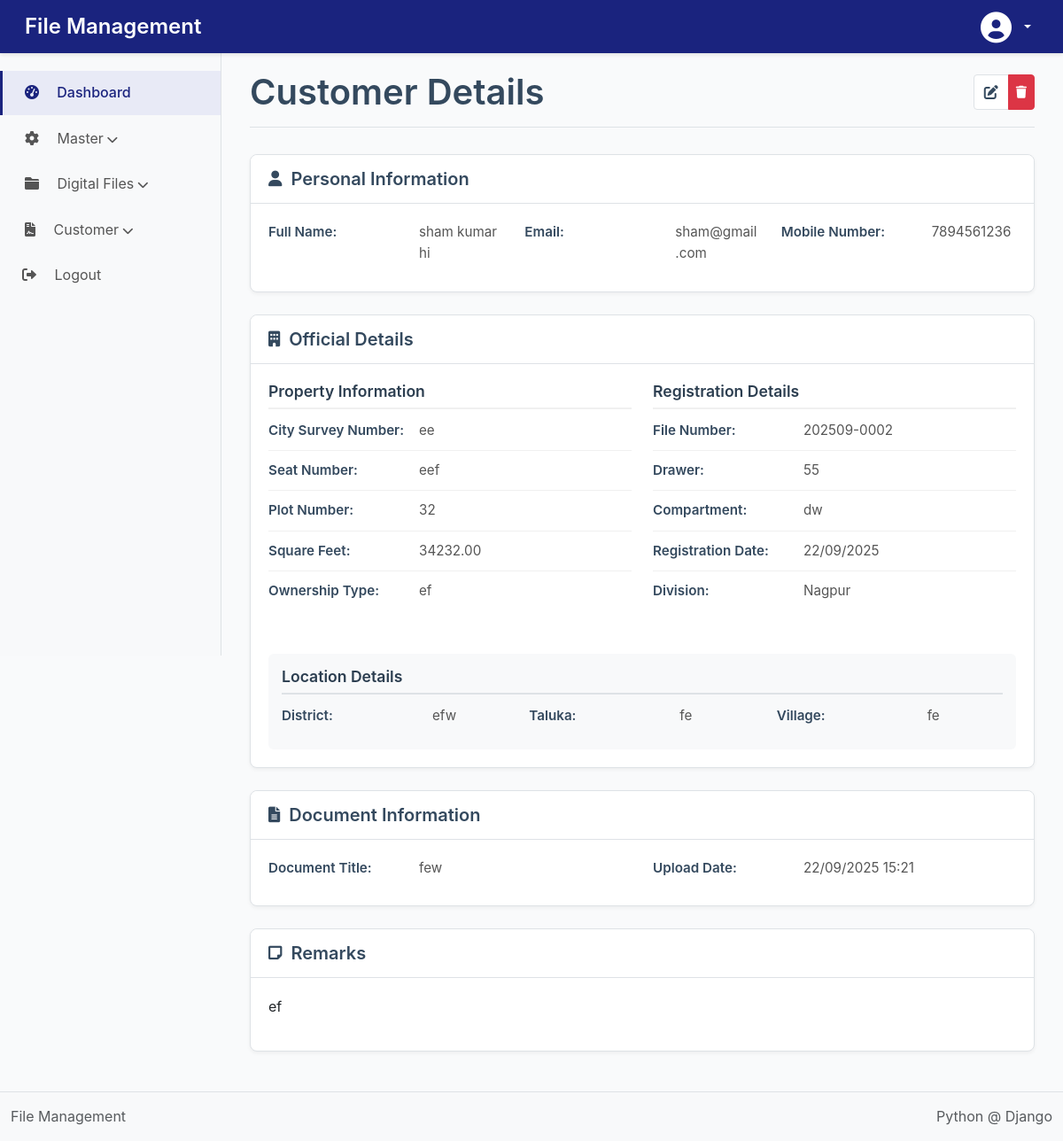
Screenshot of /2/ (signed in) with the database file from the repository.
### management/models.py (models this page shows, shortened)
class RevenueSite(models.Model):
    nagar_bhumapan_kramank = models.CharField(
        _('नगर भूमापन क्रमांक / City Survey Number'),
        max_length=100
    )
    seat_no = models.CharField(
        _('सीट क्रमांक / Seat Number'),
        max_length=50
    )
    plot_no = models.CharField(
        _('प्लॉट क्रमांक / Plot Number'),
        max_length=50
    )
    square_feet = models.DecimalField(
        _('चौरस फुट / Square Feet'),
        max_digits=10,
        decimal_places=2
    )
    dharna_dhikhar = models.CharField(
        _('धरणा धिकार / Ownership Type'),
        max_length=100
    )
    file_no = models.CharField(
        _('फाईल क्रमांक / File Number'),
        max_length=50,
        unique=True,
        blank=True,  # Allow blank as we'll generate it automatically
        null=True
    )
    registration_date = models.DateField(
        _('नोंदणी तारीख / Registration Date'),
        auto_now_add=True
    )
    remarks = models.TextField(
        _('टिप्पण्या / Remarks'),
        blank=True,
        null=True
    )
    division = models.CharField(
        _('विभाग / Division'),
        max_length=50, null=True, blank=True,
        choices=CustomUser.DIVISION_CHOICES
    )
    district = models.CharField(
        _('जिल्हा / District'),
        max_length=100
    )
    taluka = models.CharField(
        _('तालुका / Taluka'),
        max_length=100
    )
    village = models.CharField(
        _('गाव / Village'),
        max_length=100
    )
    full_name = models.CharField(
        _('पूर्ण नाव / Full Name'),
        max_length=150
    )
    email = models.EmailField(
        _('ईमेल / Email')
    )
    mobile_number = models.CharField(
        _('मोबाइल नंबर / Mobile Number'),
        max_length=15
    )
    created_by = models.ForeignKey(
        CustomUser,
        on_delete=models.SET_NULL,
        null=True,
        related_name='created_sites'
    )
    last_updated = models.DateTimeField(
        _('अंतिम अद्यतन / Last Updated'),
        auto_now=True
    )
    document_title = models.CharField(
        _('दस्तऐवजाचे शीर्षक / Document Title'),
        max_length=200,
        blank=True,
        null=True
    )
    document_file = models.FileField(
        _('फाइल / File'),
        upload_to='documents/revenue_sites/',
        blank=True,
        null=True
    )
    document_uploaded_at = models.DateTimeField(
        _('अपलोड तारीख / Upload Date'),
        auto_now_add=True,
        blank=True,
        null=True
    )
    ward = models.ForeignKey(
        'MasterWard',
        on_delete=models.SET_NULL,
        null=True,
        blank=True,
        verbose_name=_('वार्ड / Ward')
    )
    drawer = models.ForeignKey(
        'MasterDrawer',
        on_delete=models.SET_NULL,
        null=True,
        blank=True,
        verbose_name=_('ड्रॉवर / Drawer')
    )
    compartment = models.ForeignKey(
        'Compartment',
        on_delete=models.SET_NULL,
        null=True,
        blank=True,
        verbose_name=_('कंपार्टमेंट / Compartment')
    )
    pdf_password = models.CharField(_('PDF Password'),max_length=8,blank=True,null=True,)
    class Meta:
        verbose_name = _('रेव्हेन्यू साइट / Revenue Site')
        verbose_name_plural = _('रेव्हेन्यू साइट्स / Revenue Sites')

class MasterDrawer(models.Model):
    drawer_number = models.CharField(max_length=50, unique=True, verbose_name="Drawer Number")
    description = models.TextField(blank=True, null=True, verbose_name="Description")
    created_at = models.DateTimeField(auto_now_add=True)
    updated_at = models.DateTimeField(auto_now=True)
    class Meta:
        verbose_name = "Master Drawer"
        verbose_name_plural = "Master Drawers"
        ordering = ['drawer_number']

class Compartment(models.Model):
    drawer = models.ForeignKey(MasterDrawer, on_delete=models.CASCADE, related_name='compartments', verbose_name="Drawer")
    compartment_number = models.CharField(max_length=50, verbose_name="Compartment Number")
    description = models.TextField(blank=True, null=True, verbose_name="Description")
    created_at = models.DateTimeField(auto_now_add=True)
    updated_at = models.DateTimeField(auto_now=True)
    class Meta:
        verbose_name = "Compartment"
        verbose_name_plural = "Compartments"
        unique_together = ('drawer', 'compartment_number')
        ordering = ['drawer', 'compartment_number']

### management/views.py (the view, shortened to what this page needs)
# urls.py: path('<int:pk>/', RevenueSiteDetailView.as_view(), name='detail'),
class RevenueSiteDetailView(LoginRequiredMixin, DetailView):
    model = RevenueSite
    template_name = 'revenue_sites/detail.html'
    context_object_name = 'object'  # Change from 'site' to 'object' to match your template
    def get_context_data(self, **kwargs):
        context = super().get_context_data(**kwargs)
        revenue_site = self.object
        documents = []
        if revenue_site.document_file:
            doc_path = revenue_site.document_file.path
            meta_path = doc_path + '.meta.json'
        context['documents'] = documents
        return context

### management/templates/revenue_sites/detail.html (shortened to what this page needs)
{% extends 'bases.html' %}
{% load i18n %}
{% load static %}
{% block content %}
<link rel="stylesheet" href="{% static 'appcss/detail.css' %}">
<div class="container-fluid">
    <div class="row">
        <div class="col-12">
            <div class="page-header">
                <h1>{% trans 'Customer Details' %}</h1>
                <div class="btn-group">
                    <a href="{% url 'update' object.pk %}" class="btn btn-primary btn-icon-only" data-tooltip="{% trans 'Edit' %}">
                        <i class="fas fa-edit"></i>
                    </a>
                    <button class="btn btn-sm btn-danger delete-revenuesite"
                                data-site-id="{{ site.pk }}"
                                data-site-name="{{ site.full_name }}"
                                title="{% trans 'Delete' %}">
                            <i class="fas fa-trash"></i>
                    </button>
                </div>
            </div>
        </div>
    </div>
    <div class="row">
        <div class="col-12">
            <div class="card info-card">
                <div class="card-header">
                    <h3><i class="fas fa-user"></i> {% trans 'Personal Information' %}</h3>
                </div>
                <div class="card-body">
                    <div class="row">
                        <div class="col-md-4">
                            <div class="info-item">
                                <label>{% trans 'Full Name' %}:</label>
                                <span>{{ object.full_name }}</span>
                            </div>
                        </div>
                        <div class="col-md-4">
                            <div class="info-item">
                                <label>{% trans 'Email' %}:</label>
                                <span>{{ object.email }}</span>
                            </div>
                        </div>
                        <div class="col-md-4">
                            <div class="info-item">
                                <label>{% trans 'Mobile Number' %}:</label>
                                <span>{{ object.mobile_number }}</span>
                            </div>
                        </div>
                    </div>
                </div>
            </div>
        </div>
    </div>
    <div class="row">
        <div class="col-12">
            <div class="card info-card">
                <div class="card-header">
                    <h3><i class="fas fa-building"></i> {% trans 'Official Details' %}</h3>
                </div>
                <div class="card-body">
                    <div class="row">
                        <div class="col-md-6">
                            <div class="info-group">
                                <h5 class="section-title">{% trans 'Property Information' %}</h5>
                                <div class="info-item">
                                    <label>{% trans 'City Survey Number' %}:</label>
                                    <span>{{ object.nagar_bhumapan_kramank }}</span>
                                </div>
                                <div class="info-item">
                                    <label>{% trans 'Seat Number' %}:</label>
                                    <span>{{ object.seat_no }}</span>
                                </div>
                                <div class="info-item">
                                    <label>{% trans 'Plot Number' %}:</label>
                                    <span>{{ object.plot_no }}</span>
                                </div>
                                <div class="info-item">
                                    <label>{% trans 'Square Feet' %}:</label>
                                    <span>{{ object.square_feet }}</span>
                                </div>
                                <div class="info-item">
                                    <label>{% trans 'Ownership Type' %}:</label>
                                    <span>{{ object.dharna_dhikhar }}</span>
                                </div>
                            </div>
                        </div>
                        <div class="col-md-6">
                            <div class="info-group">
                                <h5 class="section-title">{% trans 'Registration Details' %}</h5>
                                <div class="info-item">
                                    <label>{% trans 'File Number' %}:</label>
                                    <span>{{ object.file_no }}</span>
                                </div>
                                <div class="info-item">
                                    <label>{% trans 'Drawer' %}:</label>
                                    <span>{{ object.drawer.drawer_number|default:"N/A" }}</span>
                                </div>
                                <div class="info-item">
                                    <label>{% trans 'Compartment' %}:</label>
                                    <span>{{ object.compartment.compartment_number|default:"N/A" }}</span>
                                </div>
                                <div class="info-item">
                                    <label>{% trans 'Registration Date' %}:</label>
                                    <span>{{ object.registration_date|date:"d/m/Y" }}</span>
                                </div>
                                <div class="info-item">
                                    <label>{% trans 'Division' %}:</label>
                                    <span>{{ object.get_division_display }}</span>
                                </div>
                            </div>
                        </div>
                    </div>
                    <div class="row mt-4">
                        <div class="col-12">
                            <div class="location-section">
                                <h5 class="section-title">{% trans 'Location Details' %}</h5>
                                <div class="row">
                                    <div class="col-md-4">
                                        <div class="info-item">
                                            <label>{% trans 'District' %}:</label>
                                            <span>{{ object.district }}</span>
                                        </div>
                                    </div>
                                    <div class="col-md-4">
                                        <div class="info-item">
                                            <label>{% trans 'Taluka' %}:</label>
                                            <span>{{ object.taluka }}</span>
                                        </div>
                                    </div>
                                    <div class="col-md-4">
                                        <div class="info-item">
                                            <label>{% trans 'Village' %}:</label>
                                            <span>{{ object.village }}</span>
                                        </div>
                                    </div>
                                </div>
                            </div>
                        </div>
                    </div>
                </div>
            </div>
        </div>
    </div>
    <div class="row">
        <div class="col-12">
            <div class="card info-card">
                <div class="card-header">
                    <h3><i class="fas fa-file-alt"></i> {% trans 'Document Information' %}</h3>
                </div>
                <div class="card-body">
                    {% if object.document_file %}
                    <div class="row">
                        <div class="col-md-6">
                            <div class="info-item">
                                <label>{% trans 'Document Title' %}:</label>
                                <span>{{ object.document_title|default:"-" }}</span>
                            </div>
                        </div>
                        <div class="col-md-6">
                            <div class="info-item">
                                <label>{% trans 'Upload Date' %}:</label>
                                <span>{{ object.document_uploaded_at|date:"d/m/Y H:i"|default:"-" }}</span>
                            </div>
                        </div>
                    </div>
                    {% endif %}
                </div>
            </div>
        </div>
    </div>
    {% if object.remarks %}
    <div class="row">
        <div class="col-12">
            <div class="card info-card">
                <div class="card-header">
                    <h3><i class="fas fa-sticky-note"></i> {% trans 'Remarks' %}</h3>
                </div>
                <div class="card-body">
                    <p>{{ object.remarks }}</p>
                </div>
            </div>
        </div>
    </div>
    {% endif %}
</div>
{% endblock %}

### rows the page displays
RevenueSite: full_name "sham kumar hi", email "sham@gmail.com", mobile_number "7894561236", nagar_bhumapan_kramank "ee", seat_no "eef", plot_no "32", square_feet "34232.00", dharna_dhikhar "ef", file_no "202509-0002", drawer.drawer_number "55", compartment.compartment_number "dw", registration_date "22/09/2025", division "Nagpur", district "efw", taluka "fe", village "fe", document_title "few", document_uploaded_at "22/09/2025 15:21", remarks "ef"
